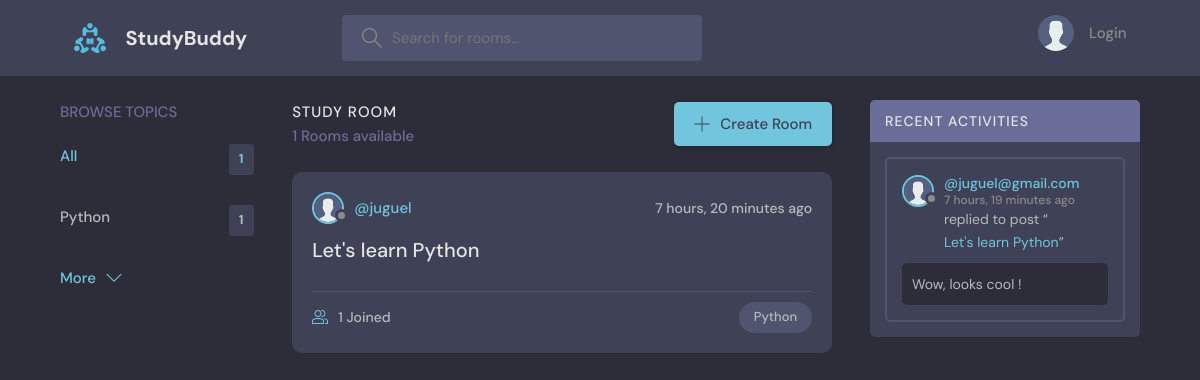
Before: / with the older database file.
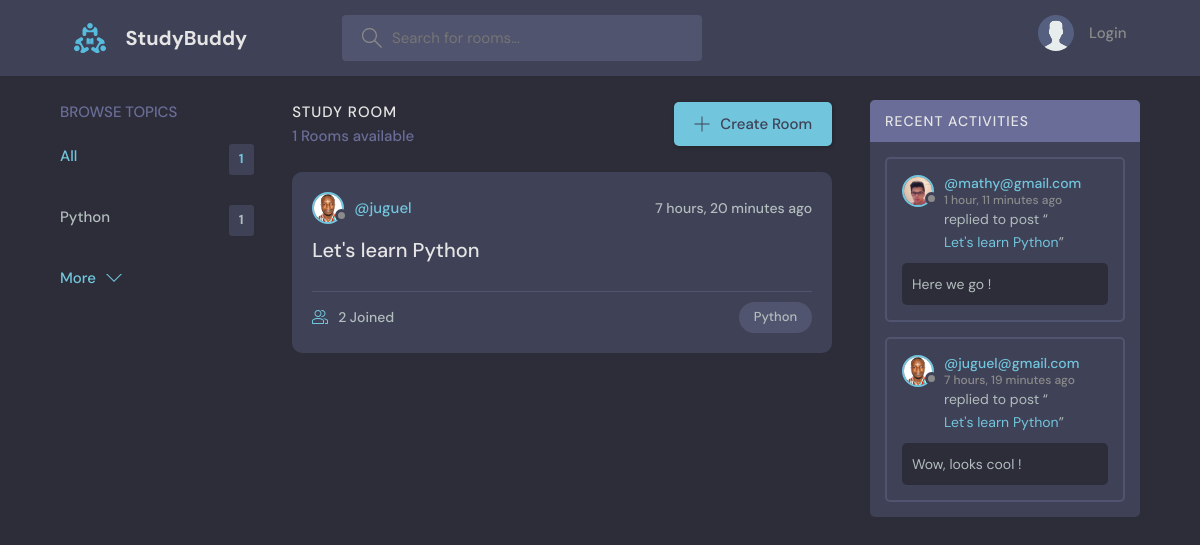
After: the same page with the newer database file.
### base_app/models.py (models this page shows, shortened)
class Topic(models.Model):
    name = models.CharField(max_length=200)

class Room(models.Model):
    host = models.ForeignKey(User, on_delete=models.SET_NULL, null= True)
    topic = models.ForeignKey(Topic, on_delete=models.SET_NULL, null= True)
    name = models.CharField(max_length=200)
    description = models.TextField(null=True, blank=True)
    participants = models.ManyToManyField(User, related_name='participants', blank=True )
    updated_date = models.DateTimeField(auto_now=True)
    created_date = models.DateTimeField(auto_now_add=True)
    class Meta:
        ordering = ['-updated_date', '-created_date']
    def __str__(self):
        return self.name

class User(AbstractUser):
    name = models.CharField(max_length=200, null=True)
    email = models.EmailField(unique=True, null=True)
    bio = models.TextField(null=True)
    avatar = models.ImageField(null=True, default="avatar.svg")
    USERNAME_FIELD = 'email' # shift the username to email
    REQUIRED_FIELDS = []

class Message(models.Model):
    user = models.ForeignKey(User, on_delete=models.CASCADE) # oneTomany
    room = models.ForeignKey(Room, on_delete=models.CASCADE) # When room get deleted, also the msgs
    body = models.TextField()
    updated_date = models.DateTimeField(auto_now=True)
    created_date = models.DateTimeField(auto_now_add=True)
    class Meta:
        ordering = ['-updated_date', '-created_date']

### base_app/views.py (the view)
# urls.py: path('', views.home, name="home"),
def home(request):
    q = request.GET.get('q') if request.GET.get('q') != None else ''
    rooms = Room.objects.filter(
        Q(topic__name__icontains=q) |
        Q(name__icontains=q) |
        Q(description__icontains=q)
    )
    topics = Topic.objects.all()[0:5] # get top 5 topics
    room_count = rooms.count() # get rooms count
    room_messages = Message.objects.filter(Q(room__topic__name__icontains=q))
    context =  {'rooms' : rooms, 'topics': topics, 'room_count': room_count, 'room_messages': room_messages}
    return render(request, 'base_app/home.html', context)

### base_app/templates/base_app/home.html (shortened to what this page needs)
{% extends 'base_app/base.html' %}
{% block content %}
  <main class="layout layout--3">
    <div class="container">
      {% include 'base_app/topics_component.html' %}
      <div class="roomList">
        <div class="roomList__header">
          <div>
            <h2>Study Room</h2>
            <p>{{room_count}} Rooms available</p>
          </div>
          <a class="btn btn--main" href="{% url 'create-room' %}">
            <svg version="1.1" xmlns="http://www.w3.org/2000/svg" width="32" height="32" viewBox="0 0 32 32">
              <title>add</title>
              <path
                d="M16.943 0.943h-1.885v14.115h-14.115v1.885h14.115v14.115h1.885v-14.115h14.115v-1.885h-14.115v-14.115z"
              ></path>
            </svg>
            Create Room
          </a>
        </div>
        {% include 'base_app/feed_component.html' %}
      </div>
      {% include 'base_app/activity_component.html' %}
    </div>
  </main>
{% endblock content %}

### base_app/templates/base_app/topics_component.html
<div class="topics">
  <div class="topics__header">
    <h2>Browse Topics</h2>
  </div>
  <ul class="topics__list">
    <li>
      <a href="{% url 'home' %}" class="active">All <span>{{topics.count}}</span></a>
    </li>
    {% for topic in topics %}
    <li>
      <a href="{% url 'home' %}?q={{topic.name}}">{{topic.name}} <span>{{topic.room_set.all.count}}</span></a>
    </li>
    {% endfor %}
  </ul>
  <a class="btn btn--link" href="{% url 'topics' %}">
    More
    <svg version="1.1" xmlns="http://www.w3.org/2000/svg" width="32" height="32" viewBox="0 0 32 32">
      <title>chevron-down</title>
      <path d="M16 21l-13-13h-3l16 16 16-16h-3l-13 13z"></path>
    </svg>
  </a>
</div>

### base_app/templates/base_app/feed_component.html (shortened to what this page needs)
{% for room in rooms %}
<div class="roomListRoom">
  <div class="roomListRoom__header">
    <a href="{% url 'user-profile' room.host.id %}" class="roomListRoom__author">
      <div class="avatar avatar--small">
        <img src="{{room.host.avatar.url}}" />
      </div>
      <span>@{{room.host.username}}</span>
    </a>
    <div class="roomListRoom__actions">
      <span>{{room.created_date|timesince}} ago</span>
    </div>
  </div>
  <div class="roomListRoom__content">
    <a href="{% url 'room' room.id %}">{{room.name}}</a>
  </div>
  <div class="roomListRoom__meta">
    <a href="{% url 'room' room.id %}" class="roomListRoom__joined">
      {{room.participants.all.count}} Joined
    </a>
    <p class="roomListRoom__topic">{{room.topic.name}}</p>
  </div>
</div>
{% endfor %}

### base_app/templates/base_app/activity_component.html (shortened to what this page needs)
{% load static %}
<div class="activities">
  <div class="activities__header">
    <h2>Recent Activities</h2>
  </div>
  {% for message in room_messages %}
  <div class="activities__box">
    <div class="activities__boxHeader roomListRoom__header">
      <a href="{% url 'user-profile' message.user.id %}" class="roomListRoom__author">
        <div class="avatar avatar--small">
          <img src="{{message.user.avatar.url}}" />
        </div>
        <p>
          @{{message.user}}
          <span>{{message.created_date|timesince}} ago</span>
        </p>
      </a>
    </div>
    <div class="activities__boxContent">
     <p>replied to post “<a href="{% url 'room' message.room.id %}">{{message.room}}</a>”</p>
      <div class="activities__boxRoomContent">
        {{message.body}}
      </div>
    </div>
  </div>
  {% endfor %}
</div>

Changed rows visible on the page:
changed through a linked row, Room "Let's learn Python": host.avatar: picture added in place of a placeholder; participants.all.count "1" → "2"
added Message: user.avatar (picture), user "mathy@gmail.com", created_date "1 hour, 11 minutes", room "Let's learn Python", body "Here we go !"
changed through a linked row, Message "Wow, looks cool !": user.avatar: picture added in place of a placeholder
